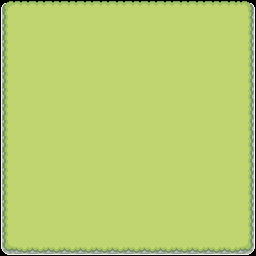

The image is a tile-based game level rendered from a .tmx file. Its description and complete source (layers, tilesets, objects, tile grids) follow:
An orthogonal 16x16 tile map with 16x16 px tiles, 1 tile layer (Tile Layer 1), 6 tilesets.

<map version="1.10" tiledversion="1.10.2" orientation="orthogonal" renderorder="right-down" width="16" height="16" tilewidth="16" tileheight="16" infinite="0" nextlayerid="2" nextobjectid="1">
 <tileset firstgid="1" name="Water_1" tilewidth="16" tileheight="16" tilecount="1" columns="1">
  <image source="Water_1.png" width="16" height="16" />
 </tileset>
 <tileset firstgid="2" name="Water well" tilewidth="16" tileheight="16" tilecount="4" columns="2">
  <image source="Water well.png" width="32" height="32" />
 </tileset>
 <tileset firstgid="6" name="Mushrooms, Flowers, Stones" tilewidth="16" tileheight="16" tilecount="60" columns="12">
  <image source="Mushrooms, Flowers, Stones.png" width="192" height="80" />
 </tileset>
 <tileset firstgid="66" name="Farming Plants" tilewidth="16" tileheight="16" tilecount="75" columns="5">
  <image source="Farming Plants.png" width="80" height="240" />
 </tileset>
 <tileset firstgid="141" name="Tilled_Dirt" tilewidth="16" tileheight="16" tilecount="77" columns="11">
  <image source="Tilled_Dirt.png" width="176" height="112" />
 </tileset>
 <tileset firstgid="218" name="Grass_tiles_v2" tilewidth="16" tileheight="16" tilecount="77" columns="11">
  <image source="Grass_tiles_v2.png" width="176" height="112" />
 </tileset>
 <layer id="1" name="Tile Layer 1" width="16" height="16">
  <data encoding="csv">
218,219,219,219,219,219,219,219,219,219,219,219,219,219,219,220,
229,230,230,230,230,230,230,230,230,230,230,230,230,230,230,231,
229,230,230,230,230,230,230,230,230,230,230,230,230,230,230,231,
229,230,230,230,230,230,230,230,230,230,230,230,230,230,230,231,
229,230,230,230,230,230,230,230,230,230,230,230,230,230,230,231,
229,230,230,230,230,230,230,230,230,230,230,230,230,230,230,231,
229,230,230,230,230,230,230,230,230,230,230,230,230,230,230,231,
229,230,230,230,230,230,230,230,230,230,230,230,230,230,230,231,
229,230,230,230,230,230,230,230,230,230,230,230,230,230,230,231,
229,230,230,230,230,230,230,230,230,230,230,230,230,230,230,231,
229,230,230,230,230,230,230,230,230,230,230,230,230,230,230,231,
229,230,230,230,230,230,230,230,230,230,230,230,230,230,230,231,
229,230,230,230,230,230,230,230,230,230,230,230,230,230,230,231,
229,230,230,230,230,230,230,230,230,230,230,230,230,230,230,231,
229,230,230,230,230,230,230,230,230,230,230,230,230,230,230,231,
240,241,241,241,241,241,241,241,241,241,241,241,241,241,241,242
</data>
 </layer>
</map>
